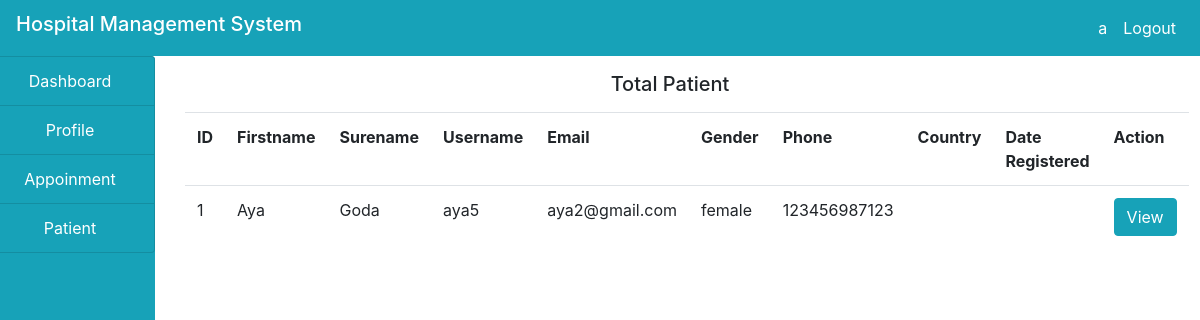
Screenshot of /doctor/patient.php (signed in) with the database file from the repository.
### tables this page shows
CREATE TABLE `patient` (
  `id` int NOT NULL,
  `firstname` varchar(100) NOT NULL,
  `surname` varchar(100) NOT NULL,
  `username` varchar(100) NOT NULL,
  `email` varchar(100) NOT NULL,
  `phone` varchar(100) NOT NULL,
  `gender` varchar(100) NOT NULL,
  `countery` varchar(100) NOT NULL,
  `password` varchar(100) NOT NULL,
  `date_reg` varchar(100) NOT NULL,
  `profile` varchar(100) NOT NULL
);

### doctor/patient.php (the view, shortened to what this page needs)
<!DOCTYPE html>
<html lang="en">
<head>
</head>
<body>
    <?php
    include("../includes/header.php");
    include("../includes/connection.php");
    ?>
    <div class="container-fulid">
        <div class="col-md-12">
            <div class="row">
                <div class="col-md-2" style="margin-left: -30px;">
                    <?php
                    include("sidenav.php")
                    ?>
                </div>
                <div class="col-md-10">
                    <h5 class="text-center my-3">Total Patient</h5>
                    <?php
                    $query = "SELECT * FROM patient ";
                    $res = mysqli_query($connect,$query);
                    $output="";
                                $output .="
                    <table class='table tabel-bordered'>
                    <tr>
                    <th>ID</th>
                    <th>Firstname</th>
                    <th>Surename</th>
                    <th>Username</th>
                    <th>Email</th>
                    <th>Gender</th>
                    <th>Phone</th>
                    <th>Country</th>
                    <th>Date Registered</th>
                    <th>Action</th>
                    </tr>
                ";
                    while($row = mysqli_fetch_array($res)){
                        $output .="
                        <tr>
                        <td>".$row['id']."</td>
                        <td>".$row['firstname']."</td>
                        <td>".$row['surname']."</td>
                        <td>".$row['username']."</td>
                        <td>".$row['email']."</td>
                        <td>".$row['gender']."</td>
                        <td>".$row['phone']."</td>
                        <td>".$row['country']."</td>
                        <td>".$row['data_reg']."</td>
                        <td>
                        <a href='view.php?id=".$row['id']."'>
                        <button class='btn btn-info'>View</button>
                        </a>
                        </td>
                        ";
                    }
                    $output .="
                    </tr>
                    </table>";
                    echo $output;
                            ?>
                </div>
            </div>
        </div>
    </div>
</body>
</html>

### rows the page displays
patient: id "1", firstname "Aya", surname "Goda", username "aya5", email "aya2@gmail.com", gender "female", phone "123456987123"

### other values shown
$user "a"
